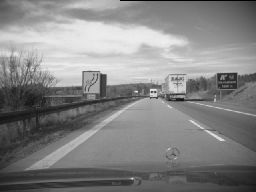
#> input picture Perception/Projekt/Additional_files/Stereo_images/ConstructionSiteLeft/image0110_c0.pgm, 256 x 192 px, shrunk from 640 x 481 before the run, found by its file name
$ python '2 Stereo Disparity Map.py'
#> lines starting #> are read from the running program, lines starting #| are printed output that depends on the picture; pictures that were not available may be replaced by others from this repository, and a replacement may not be noted
import cv2
import numpy as np
import matplotlib.pyplot as plt
from matplotlib.colors import LogNorm
from scipy.ndimage import gaussian_filter

# Load images and resize for speed
left_img_path = 'Perception\Projekt\Additional_files\Stereo_images\ConstructionSiteLeft\image0110_c0.pgm'
right_img_path = 'Perception\Projekt\Additional_files\Stereo_images\ConstructionSiteRight\image0110_c1.pgm'
left_img = cv2.imread(left_img_path, cv2.IMREAD_GRAYSCALE)
#> left_img is the input picture: shape (192, 256); min 0, max 239, mean 132.4
right_img = cv2.imread(right_img_path, cv2.IMREAD_GRAYSCALE)
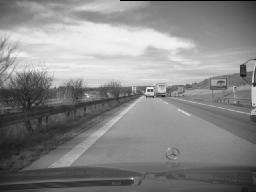
#> input picture Perception/Projekt/Additional_files/Stereo_images/ConstructionSiteLeft/image0003_c0.pgm, 256 x 192 px, shrunk from 640 x 481 before the run, given in place of image0110_c1.pgm, which was not available
#> right_img is the input picture: shape (192, 256); min 0, max 255, mean 135.7

# Resize images for faster computation
scale = 0.5  # 50% size
left_img = cv2.resize(left_img, (0, 0), fx=scale, fy=scale, interpolation=cv2.INTER_AREA)
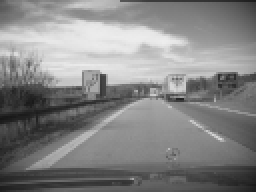
#> left_img: shape (96, 128) (shown 2 times larger); min 22, max 237, mean 132.5
right_img = cv2.resize(right_img, (0, 0), fx=scale, fy=scale, interpolation=cv2.INTER_AREA)
#> right_img: shape (96, 128)

# Parameters
window_size = 9  # Try 5, 7, 9, 11 for optimal results
half_w = window_size // 2
max_disparity = 32  # Reduce for speed (adjust if needed)

h, w = left_img.shape
#> h = 96; w = 128
disparity_map = np.zeros((h, w), dtype=np.float32)

# Pad images to handle borders
left_pad = cv2.copyMakeBorder(left_img, half_w, half_w, max_disparity+half_w, half_w, cv2.BORDER_REFLECT)
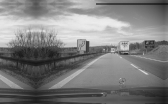
#> left_pad: shape (104, 168); min 22, max 237, mean 126.2
right_pad = cv2.copyMakeBorder(right_img, half_w, half_w, max_disparity+half_w, half_w, cv2.BORDER_REFLECT)
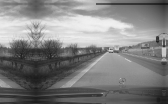
#> right_pad: shape (104, 168); min 26, max 242, mean 128.5

def ncc_vec(window1, window2):
    # Vectorized NCC for two windows
    mean1 = window1 - np.mean(window1)
    mean2 = window2 - np.mean(window2)
    numerator = np.sum(mean1 * mean2)
    denominator = np.sqrt(np.sum(mean1 ** 2) * np.sum(mean2 ** 2))
    if denominator == 0:
        return -1
    return numerator / denominator

# Compute disparity map (step size 2 for speed)
step = 2
for y in range(half_w, h + half_w, step):
    for x in range(max_disparity + half_w, w + half_w, step):
        left_window = left_pad[y - half_w:y + half_w + 1, x - half_w:x + half_w + 1]
        ncc_scores = []
        for d in range(max_disparity):
            x_right = x - d
            right_window = right_pad[y - half_w:y + half_w + 1, x_right - half_w:x_right + half_w + 1]
            ncc_scores.append(ncc_vec(left_window, right_window))
        best_disp = np.argmax(ncc_scores)
        disparity_map[y - half_w, x - max_disparity - half_w] = best_disp
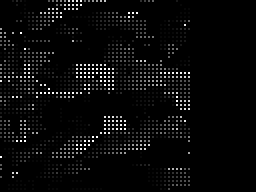
#> disparity_map: shape (96, 128) float32 (shown 2 times larger); min 0, max 31, mean 1.1; drawn with min black and max white

# Optional: Interpolate missing values due to step size
disparity_map = gaussian_filter(disparity_map, sigma=1)
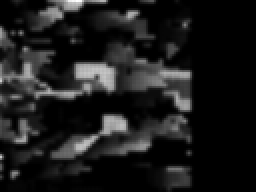
#> disparity_map: shape (96, 128) float32 (shown 2 times larger); min 0, max 10.29, mean 1.11; drawn with min black and max white

# Normalize disparity for visualization
disp_vis = np.copy(disparity_map)
disp_vis[disp_vis == 0] = 1e-3  # avoid log(0)

plt.figure(figsize=(10, 6))
plt.title("Disparity Map (NCC, jet colormap, log scale, fast)")
plt.imshow(disp_vis, cmap='jet', norm=LogNorm())
plt.colorbar(label='Disparity')
plt.axis('off')
plt.tight_layout()
plt.show()
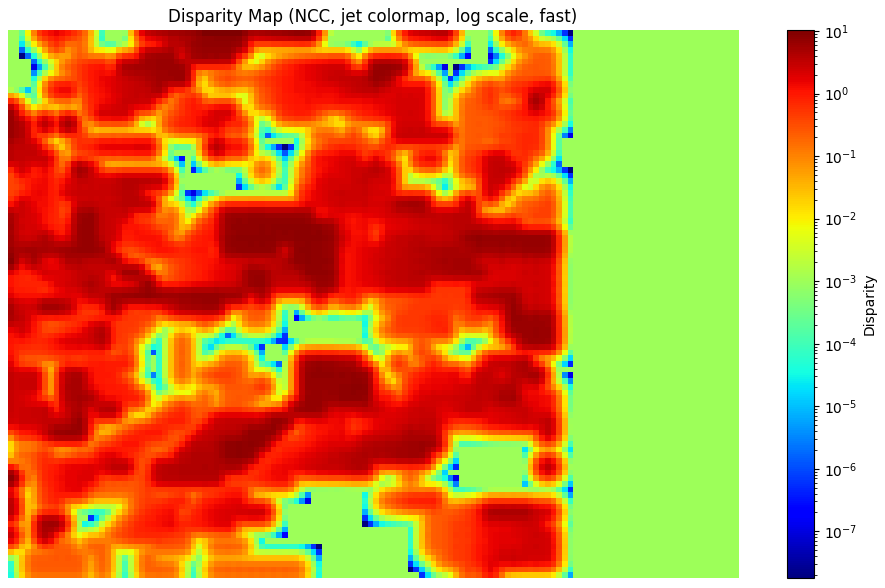
#> figure drawn by matplotlib, 2 panels
